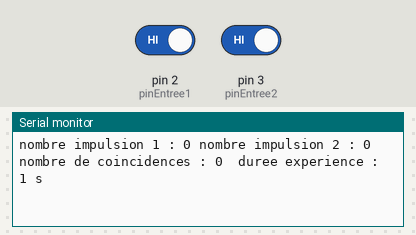
Bench run of a sketch on a simulated Arduino Uno, built with avr-gcc and run on an emulated ATmega328P. Parts: the last lines printed to the serial monitor. The test bench sets the inputs (shaded band); at power-on: pin 2 (pinEntree1) HIGH, pin 3 (pinEntree2) HIGH.

Above: at 1.2 s.
1.3 s: pin 2 (pinEntree1) driven LOW
At 3.0 s:
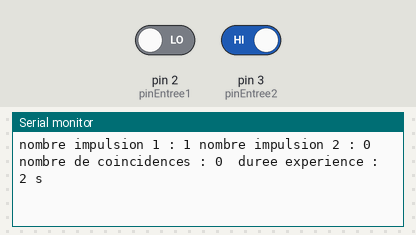
4.3 s: pin 3 (pinEntree2) driven LOW
At 6.0 s:
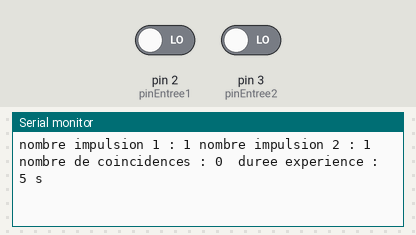
Timing chart, 0 to 7.5 s (numbered marks = the images above; inputs shaded):
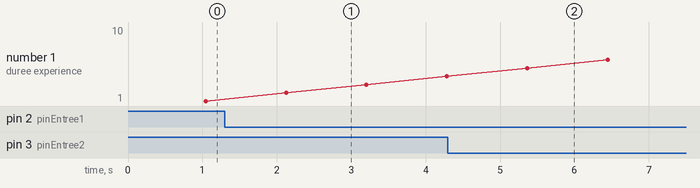

The sketch:

MicroCosmosDetectionCosmiques.ino
```cpp
// (licence header left out)
long Tinit;                 // Définition des variables
long duree;

long Impulsion1;            // comptage geiger 1
int pinEntree1 ;

long Impulsion2;            // comptage geiger 2
int pinEntree2;

long N12;                   // comptage Coincidences
volatile int Etat1;
volatile int Etat2;

void GeigerISR1(){           // Routine executée lors de l'interruption tube 1
  Impulsion1++;
  Etat1=1;
}

void GeigerISR2(){           // Routine executée lors de l'interruption tube 2
  Impulsion2++;
  Etat2=1;
}

void setup() {
  noInterrupts();
  Serial.begin(9600);

  Tinit=millis();             // Initialisation des variables
  duree=0;

  Impulsion1=0;
  pinEntree1=2;

  Impulsion2=0;
  pinEntree2=3;

  N12=0;
  Etat1=0;
  Etat2=0;

  pinMode(pinEntree1, INPUT);
  pinMode(pinEntree2, INPUT);
  attachInterrupt(digitalPinToInterrupt(pinEntree1),GeigerISR1, FALLING);   // Déclenchement de l'interruption, Port 2 , front descendant
  attachInterrupt(digitalPinToInterrupt(pinEntree2),GeigerISR2, FALLING);   // Déclenchement de l'interruption, Port 3 , front descendant
  interrupts();
}

void loop() {
  for (int t=0; t<1000; t++){                    // Comptage pendant 1 s avant d'afficher le résultat
                                                 //                             sur le moniteur série
    delay(1);                                    // réglage de la durée de la fenêtre de coincidence en ms

    duree=(millis()-Tinit)/1000;                 // durée totale de l'expérience


   if ((Etat1==1) && (Etat2==1)){
        N12++;                                  //  Si les 2 GM sont dans l'état 1 on compte une coïncidence
      }
  Etat1=0;
  Etat2=0;
  }

  Serial.print("nombre impulsion 1 : ");      // Affichage des résultats sur le port série
  Serial.print(Impulsion1);                        // Affichage des résultats sur le port série
  Serial.print(" nombre impulsion 2 : ");      // Affichage des résultats sur le port série
  Serial.print(Impulsion2);
  Serial.print(" nombre de coincidences : ");      // Affichage des résultats sur le port série
  Serial.print(N12);
  Serial.print("  duree experience : ");    // Affichage des résultats sur le port série
  Serial.print(duree);                      // Affichage des résultats sur le port série
  Serial.println(" s");                     // Affichage des résultats sur le port série


}
```

Measured:
- after the input at 1.3 s, the serial monitor: prints a new line after 0.83 s (image 1)
- after the input at 4.3 s, the serial monitor: prints a new line after 1.1 s (image 2)
- plotted number 1: 1 → 4 after the input at 1.3 s
